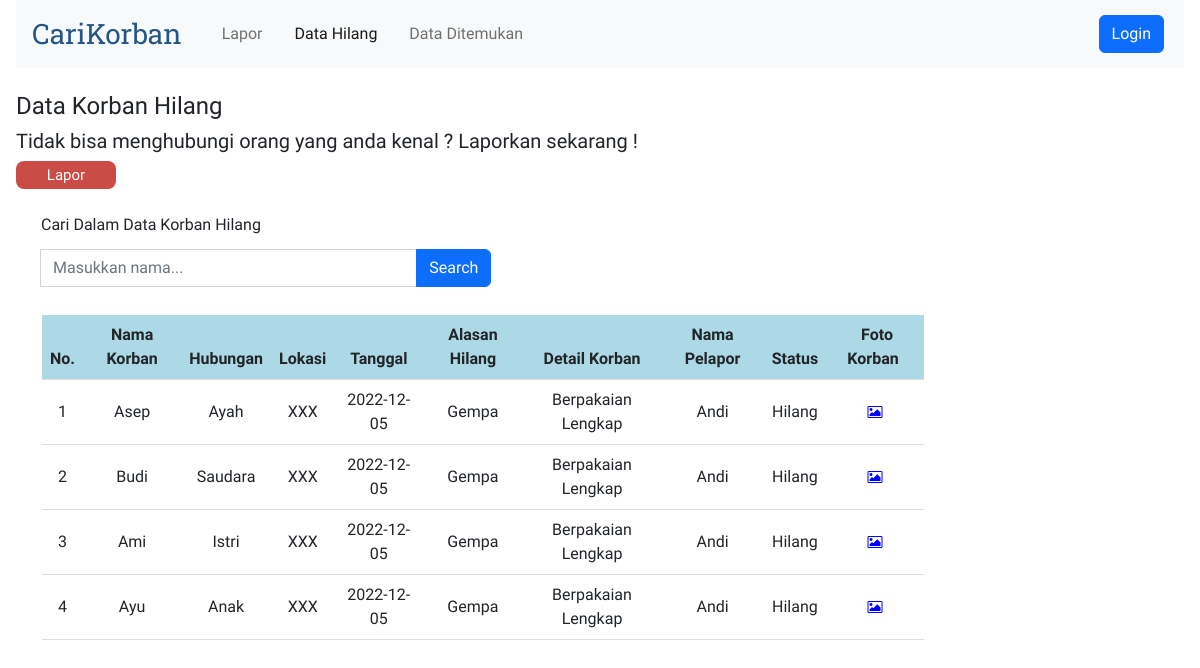
Before: /views/datahilang.php with the older database file.
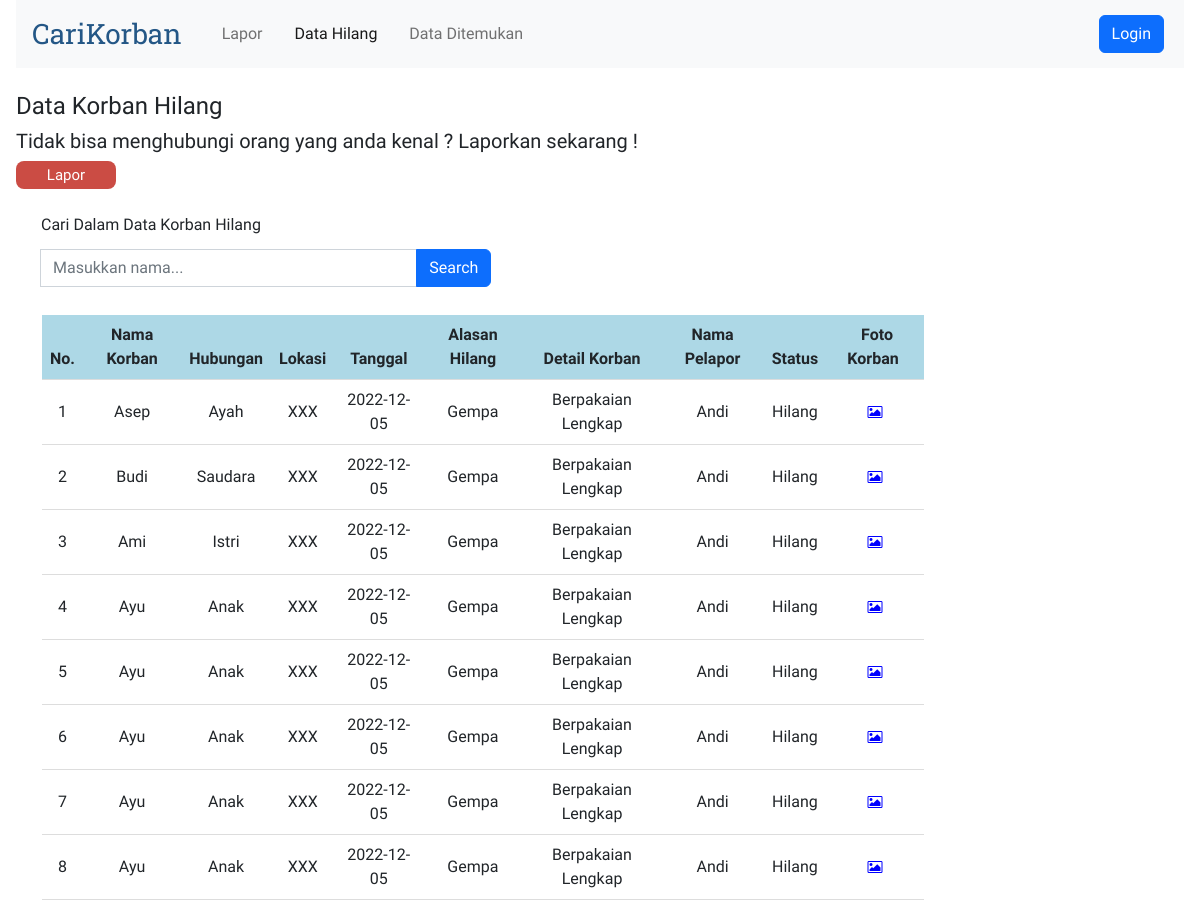
After: the same page with the newer database file.
### tables this page shows
CREATE TABLE `korban` (
  `idx` int(11) NOT NULL,
  `nama_korban` varchar(30) NOT NULL,
  `hubungan` varchar(10) NOT NULL,
  `lokasi` varchar(20) NOT NULL,
  `tanggal` varchar(30) NOT NULL,
  `alasan_hilang` varchar(30) NOT NULL,
  `detail` varchar(255) NOT NULL,
  `nama_pelapor` varchar(30) NOT NULL,
  `telepon` varchar(30) NOT NULL,
  `email` varchar(30) NOT NULL,
  `status` varchar(30) NOT NULL,
  `nama_gambar` varchar(255),
  `file_gambar` longblob
);

### connection.php (called while the page is built)
<?php
abstract class Connection
{
    protected function get_connection()
    {
        $host = "localhost";
        $database = "carikorban";
        $username = "root";
        $password = "";
        $connect = new mysqli($host, $username, $password, $database);
        return $connect;
    }
}

### models/korban.php (called while the page is built, shortened)
<?php
include '..\connection.php';
class KorbanHilang extends Korban
{
    private $conn;
    public function __construct()
    {
        $this->conn = $this->get_connection();
    }
    public function tampil_data()
    {
        $sql = "SELECT * FROM korban WHERE status = 'Hilang'";
        $bind = $this->conn->query($sql);
        while ($obj = $bind->fetch_object()) {
            $baris[] = $obj;
        }
        if (!empty($baris)) {
            return $baris;
        }
    }
}

### views/datahilang.php (the view, shortened to what this page needs)
<?php
include '..\models\korban.php';
$model2 = new KorbanHilang();
$index = 1;
?>
<!doctype html>
<html lang="en">
<head>
    <link rel="stylesheet" href="https://cdnjs.cloudflare.com/ajax/libs/font-awesome/4.7.0/css/font-awesome.min.css">
    <link href="https://cdn.jsdelivr.net/npm/bootstrap@5.2.3/dist/css/bootstrap.min.css" rel="stylesheet"
>
</head>
<body>
    <div>
        <nav class="navbar navbar-expand-lg bg-light">
            <div class="container-fluid">
                <a class="navbar-brand logo" href="#">CariKorban</a>
                <div class="collapse navbar-collapse" id="navbarCollapse">
                    <ul class="navbar-nav me-auto mb-2 mb-lg-0">
                        <li class="nav-item">
                            <a class="nav-link" aria-current="page" href="lapor.php">Lapor</a>
                        </li>
                        <li class="nav-item">
                            <a class="nav-link active" href="datahilang.php">Data Hilang</a>
                        </li>
                        <li class="nav-item">
                            <a class="nav-link" href="dataditemukan.php">Data Ditemukan</a>
                        </li>
                    </ul>
                    <?php
                    if ($_SESSION['role'] == 'Admin') { ?>
                        <a href="logout.php"><button type="button"
                                class="d-flex btn btn-danger my-2 my-sm-0">Logout</button></a>
                        <?php
                    } else { ?>
                        <a href="login.php"><button type="button"
                                class="d-flex btn btn-primary my-2 my-sm-0">Login</button></a>
                        <?php
                    } ?>
                </div>
            </div>
        </nav>
        <br>
        <h4>Data Korban Hilang</h4>
        <h5>Tidak bisa menghubungi orang yang anda kenal ? Laporkan sekarang !</h5>
        <a href="lapor.php" class="btn btn-submit">Lapor</a>
        <br>
        <form action="datahilang.php" method="get">
            <br>
            <label class="form-label">Cari Dalam Data Korban Hilang</label>
            <div class="input-group my-1" style="width: 40%;">
                <br>
                <input class="form-control" type="search" name="cari" placeholder="Masukkan nama...">
                <button class="btn btn-primary" type="submit" id="button-addon2" value="cari">Search</button>
            </div>
        </form>
        <br>
        <table border="1">
            <table class="table align-middle mb-0 bg-white">
                <thead style="background-color: lightblue;">
                    <tr>
                        <th>No.</th>
                        <th>Nama Korban</th>
                        <th>Hubungan</th>
                        <th>Lokasi</th>
                        <th>Tanggal</th>
                        <th>Alasan Hilang</th>
                        <th>Detail Korban</th>
                        <th>Nama Pelapor</th>
                        <th>Status</th>
                        <?php if ($_SESSION['role'] == 'Guest') { ?>
                            <th><a title="Lihat Foto">Foto Korban</a></th>
                        <?php } else { ?>
                            <th><a title="Operasi">Operasi</a></th>
                        <?php } ?>
                    </tr>
                </thead>
                <tbody>
                    <?php
                    if (isset($_GET['cari'])) {
                        $cari = $_GET['cari'];
                        $result = $model2->search($cari);
                    } else {
                        $result = $model2->tampil_data();
                    }
                    if (!empty($result)) {
                        foreach ($result as $data): ?>
                            <tr>
                                <td>
                                    <?= $index++ ?>
                                </td>
                                <td>
                                    <?= $data->nama_korban ?>
                                </td>
                                <td>
                                    <?= $data->hubungan ?>
                                </td>
                                <td>
                                    <?= $data->lokasi ?>
                                </td>
                                <td>
                                    <?= $data->tanggal ?>
                                </td>
                                <td>
                                    <?= $data->alasan_hilang ?>
                                </td>
                                <td>
                                    <?= $data->detail ?>
                                </td>
                                <td>
                                    <?= $data->nama_pelapor ?>
                                </td>
                                <td>
                                    <?= $data->status ?>
                                </td>
                                <td>
                                    <?php if ($_SESSION['role'] == 'Guest') { ?>
                                        <a title="Lihat Foto" name="foto" id="foto" target="_blank" rel="noopener noreferrer"
                                            href="lihatfoto.php?idx=<?= $data->idx ?>"><i class="fa fa-picture-o"
                                                style="font-size:14px;color:blue"></i></a>
                                    <?php } ?>
                                </td>
                            </tr>
                        <?php endforeach;
                    } else { ?>
                        <tr>
                            <td colspan="9">Belum ada data korban hilang.</td>
                        </tr>
                    <?php } ?>
                </tbody>
            </table>
    </div>
</body>
</html>

### views/datahilang.php (style rules this page uses)
*, html, body { margin: 0 4px; padding: 0; }
body { font-family: 'Readex Pro'; }
a { text-decoration: none; }
.logo { font-family: 'Roboto Slab'; font-size: 28px; color: #245786; }
form { margin: 0 25px; }
.table { width: 75%; text-align: center; border-bottom: 1px solid #ddd; border-collapse: collapse; margin: 0 30px; }
.btn-submit { background-color: #CB4C44; color: white; border-radius: 8px; border: none; color: #FFFFFF; text-align: center; font-size: 15px; padding: 3px; width: 100px; }

Changed rows visible on the page:
added korban: nama_korban "Ayu", hubungan "Anak", lokasi "XXX", tanggal "2022-12-05", alasan_hilang "Gempa", detail "Berpakaian Lengkap", nama_pelapor "Andi", status "Hilang"
added korban: nama_korban "Ayu", hubungan "Anak", lokasi "XXX", tanggal "2022-12-05", alasan_hilang "Gempa", detail "Berpakaian Lengkap", nama_pelapor "Andi", status "Hilang"
added korban: nama_korban "Ayu", hubungan "Anak", lokasi "XXX", tanggal "2022-12-05", alasan_hilang "Gempa", detail "Berpakaian Lengkap", nama_pelapor "Andi", status "Hilang"
added korban: nama_korban "Ayu", hubungan "Anak", lokasi "XXX", tanggal "2022-12-05", alasan_hilang "Gempa", detail "Berpakaian Lengkap", nama_pelapor "Andi", status "Hilang"
